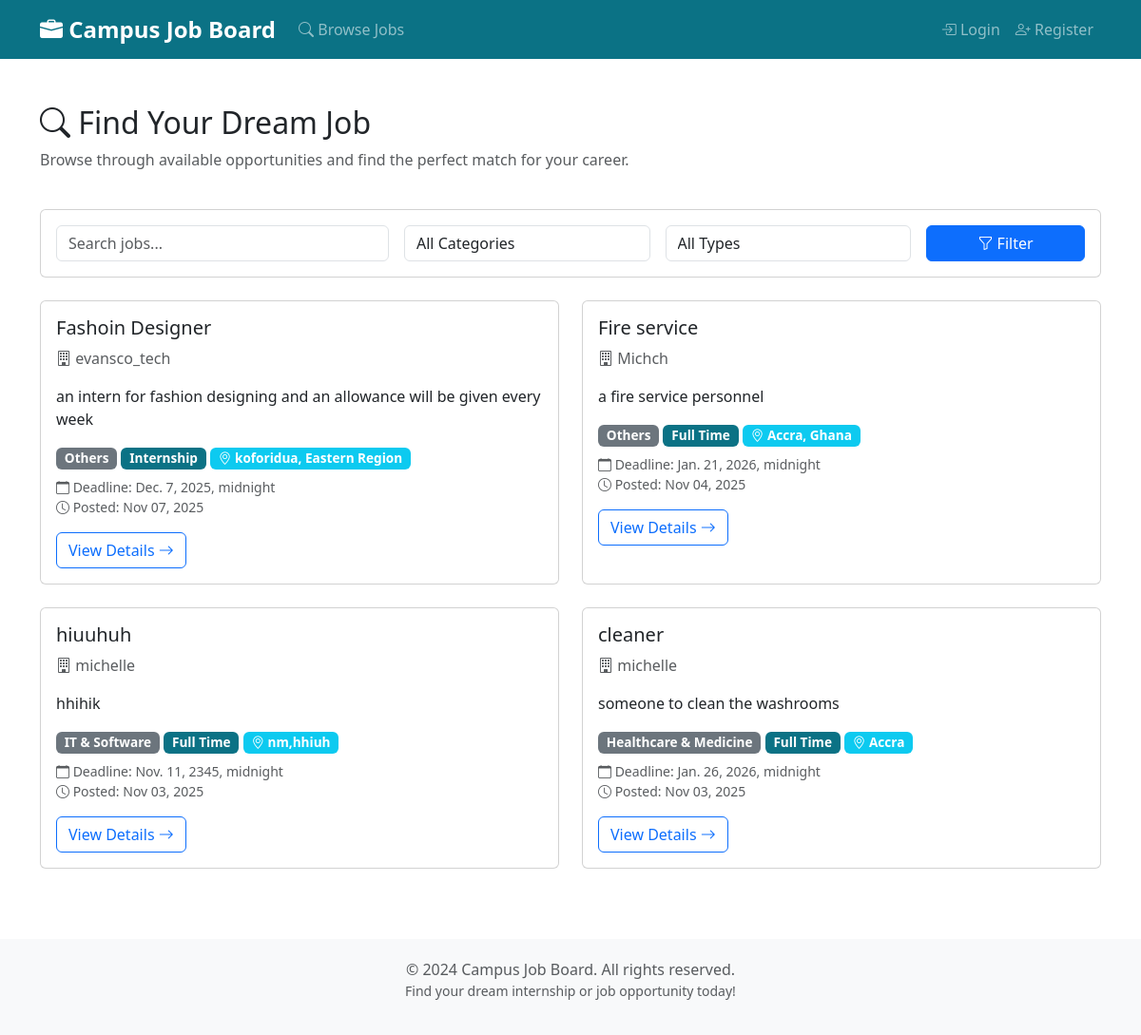
Screenshot of /jobs/ with the database file from the repository.
### jobs/models.py (models this page shows, shortened)
class JobPost(models.Model):
    FULL_TIME = 'FT'
    PART_TIME = 'PT'
    INTERNSHIP = 'INT'
    CONTRACT = 'CON'
    JOB_TYPE_CHOICES = [
        (FULL_TIME, 'Full Time'),
        (PART_TIME, 'Part Time'),
        (INTERNSHIP, 'Internship'),
        (CONTRACT, 'Contract'),
    ]
    IT = 'IT'
    MARKETING = 'MKT'
    FINANCE = 'FIN'
    SALES = 'SLS'
    HR = 'HR'
    ENGINEERING = 'ENG'
    EDUCATION = 'EDU'
    HEALTHCARE = 'HLT'
    MEDIA = 'MED'
    LAW = 'LAW'
    CONSTRUCTION = 'CON'
    CUSTOMER_SERVICE = 'CS'
    ARCHITECTURE = 'ARC'
    ACCOUNTING = 'ACC'
    OTHER = 'OTH'
    CATEGORY_CHOICES = [
        (IT, 'IT & Software'),
        (FINANCE, 'Finance & Accounting'),
        (ACCOUNTING, 'Accounting'),
        (MARKETING, 'Marketing & Sales'),
        (SALES, 'Sales'),
        (EDUCATION, 'Education & Training'),
        (ENGINEERING, 'Engineering'),
        (ARCHITECTURE, 'Architecture'),
        (HEALTHCARE, 'Healthcare & Medicine'),
        (MEDIA, 'Media & Design'),
        (HR, 'Human Resources'),
        (LAW, 'Law & Administration'),
        (CONSTRUCTION, 'Construction & Real Estate'),
        (CUSTOMER_SERVICE, 'Customer Service'),
        (OTHER, 'Others'),
    ]
    CURRENCY_CHOICES = [
        ('USD', 'USD - US Dollar'),
        ('GHS', 'GHS - Ghanaian Cedi'),
        ('EUR', 'EUR - Euro'),
        ('GBP', 'GBP - British Pound'),
        ('NGN', 'NGN - Nigerian Naira'),
        ('KES', 'KES - Kenyan Shilling'),
        ('ZAR', 'ZAR - South African Rand'),
        ('CAD', 'CAD - Canadian Dollar'),
        ('AUD', 'AUD - Australian Dollar'),
    ]
    title = models.CharField(max_length=200)
    company = models.ForeignKey(settings.AUTH_USER_MODEL,
                                on_delete=models.CASCADE,
                                limit_choices_to={'is_company': True},
                                related_name='job_posts')
    description = models.TextField(help_text="Detailed job description")
    requirements = models.TextField(
        help_text="Required qualifications and skills")
    location = models.CharField(max_length=200)
    latitude = models.DecimalField(
        max_digits=9,
        decimal_places=6,
        null=True,
        blank=True,
        help_text="Latitude for live location (optional, requires user permission)"
    )
    longitude = models.DecimalField(
        max_digits=9,
        decimal_places=6,
        null=True,
        blank=True,
        help_text="Longitude for live location (optional, requires user permission)"
    )
    category = models.CharField(max_length=3,
                                choices=CATEGORY_CHOICES,
                                default=IT)
    job_type = models.CharField(max_length=3,
                                choices=JOB_TYPE_CHOICES,
                                default=FULL_TIME)
    date_posted = models.DateTimeField(default=timezone.now)
    deadline = models.DateTimeField(help_text="Application deadline (date and time)")
    salary = models.DecimalField(max_digits=10,
                                 decimal_places=2,
                                 null=True,
                                 blank=True,
                                 help_text="Salary range (optional)")
    currency = models.CharField(max_length=3,
                                choices=CURRENCY_CHOICES,
                                default='USD',
                                help_text="Currency for salary")
    image = models.ImageField(
        upload_to='job_images/',
        null=True,
        blank=True,
        help_text="Optional image for the job posting")
    is_approved = models.BooleanField(
        default=False, help_text="Whether this job post is approved by admin")
    class Meta:
        ordering = ['-date_posted']
        indexes = [
            models.Index(fields=['-date_posted']),
            models.Index(fields=['category']),
            models.Index(fields=['job_type']),
        ]

### users/models.py (models this page shows, shortened)
class CustomUser(AbstractUser):
    is_company = models.BooleanField(
        default=False,
        help_text="Designates whether this user is a company/employer")
    id_document = models.FileField(
        upload_to='user_ids/',
        null=True,
        blank=True,
        help_text='Upload an identification document (image or PDF) for verification')
    institution = models.CharField(
        max_length=255,
        help_text='Enter your school or company name for verification',
        null=True,
        blank=True
    )
    PENDING = 'P'
    VERIFIED = 'V'
    REJECTED = 'R'
    VERIFICATION_STATUS_CHOICES = [
        (PENDING, 'Pending'),
        (VERIFIED, 'Verified'),
        (REJECTED, 'Rejected'),
    ]
    verification_status = models.CharField(
        max_length=1,
        choices=VERIFICATION_STATUS_CHOICES,
        default=PENDING,
        help_text='Status of identity verification')
    email_verified = models.BooleanField(
        default=False,
        help_text='Whether the user has verified their email address')
    email_verification_token = models.CharField(
        max_length=6,
        null=True,
        blank=True,
        help_text='Temporary token for email verification')
    phone_number = models.CharField(
        max_length=20,
        null=True,
        blank=True,
        unique=False,
        help_text='Phone number in international format, e.g. +14155552671')
    phone_verified = models.BooleanField(
        default=False,
        help_text='Whether the user has verified their phone number')

### jobs/views.py (the view)
# urls.py: path('jobs/', views.JobListView.as_view(), name='job_list'),
class JobListView(ListView):
    model = JobPost
    template_name = 'jobs/job_list.html'
    context_object_name = 'jobs'
    paginate_by = 10
    def get_queryset(self):
        user = self.request.user
        if user.is_superuser:
            queryset = JobPost.objects.all()
        elif user.is_authenticated and hasattr(user, 'is_company') and user.is_company:
            queryset = JobPost.objects.filter(company=user)
        else:
            queryset = JobPost.objects.filter(is_approved=True)
        search_query = self.request.GET.get('search')
        if search_query:
            queryset = queryset.filter(
                Q(title__icontains=search_query)
                | Q(description__icontains=search_query)
                | Q(location__icontains=search_query))
        category = self.request.GET.get('category')
        if category:
            queryset = queryset.filter(category=category)
        job_type = self.request.GET.get('job_type')
        if job_type:
            queryset = queryset.filter(job_type=job_type)
        return queryset.order_by('-date_posted')
    def get_context_data(self, **kwargs):
        context = super().get_context_data(**kwargs)
        context['search_query'] = self.request.GET.get('search', '')
        context['category_filter'] = self.request.GET.get('category', '')
        context['job_type_filter'] = self.request.GET.get('job_type', '')
        context['categories'] = JobPost.CATEGORY_CHOICES
        context['job_types'] = JobPost.JOB_TYPE_CHOICES
        return context

### jobs/context_processors.py (called while the page is built, shortened)
def notification_counts(request):
    company_unread = 0
    applicant_unread = 0
    user = getattr(request, 'user', None)
    return {
        'company_unread_count': company_unread,
        'applicant_unread_count': applicant_unread,
    }

### notifications/context_processors.py (called while the page is built)
def notification_context(request):
    if request.user.is_authenticated:
        unread_count = Notification.objects.filter(
            recipient=request.user,
            is_read=False
        ).count()
        return {'notification_count': unread_count}
    return {'notification_count': 0}

### jobs/templates/jobs/job_list.html (shortened to what this page needs)
{% extends 'base.html' %}
{% block content %}
<div class="row mb-4">
    <div class="col-md-8">
        <h2><i class="bi bi-search"></i> Find Your Dream Job</h2>
        <p class="text-muted">Browse through available opportunities and find the perfect match for your career.</p>
    </div>
    <div class="col-md-4 text-end">
    </div>
</div>
<div class="card mb-4">
    <div class="card-body">
        <form method="get" class="row g-3">
            <div class="col-md-4">
                <input type="text" class="form-control" name="search"
                       placeholder="Search jobs..." value="{{ search_query }}">
            </div>
            <div class="col-md-3">
                <select name="category" class="form-control">
                    <option value="">All Categories</option>
                </select>
            </div>
            <div class="col-md-3">
                <select name="job_type" class="form-control">
                    <option value="">All Types</option>
                </select>
            </div>
            <div class="col-md-2">
                <button type="submit" class="btn btn-primary w-100">
                    <i class="bi bi-funnel"></i> Filter
                </button>
            </div>
        </form>
    </div>
</div>
{% if jobs %}
    <div class="row">
        {% for job in jobs %}
            <div class="col-md-6 mb-4">
                <div class="card job-card h-100">
                    <div class="card-body">
                        <h5 class="card-title">{{ job.title }}</h5>
                        <p class="card-text text-muted">
                            <i class="bi bi-building"></i> {{ job.company.username }}
                        </p>
                        <p class="card-text">
                            {{ job.description|truncatewords:30 }}
                        </p>
                        <div class="mb-2">
                            <span class="badge bg-secondary job-type-badge">{{ job.get_category_display }}</span>
                            <span class="badge bg-primary job-type-badge">{{ job.get_job_type_display }}</span>
                            <span class="badge bg-info job-type-badge">
                                <i class="bi bi-geo-alt"></i> {{ job.location }}
                            </span>
                        </div>
                        <p class="text-muted small mb-3">
                            <i class="bi bi-calendar"></i> Deadline: {{ job.deadline }}
                            <br>
                            <i class="bi bi-clock"></i> Posted: {{ job.date_posted|date:"M d, Y" }}
                        </p>
                        <a href="{% url 'jobs:job_detail' job.pk %}" class="btn btn-outline-primary">
                            View Details <i class="bi bi-arrow-right"></i>
                        </a>
                    </div>
                </div>
            </div>
        {% endfor %}
    </div>
{% else %}
    <div class="alert alert-info">
        <h5><i class="bi bi-info-circle"></i> No Jobs Found</h5>
        <p>Sorry, there are no jobs matching your criteria. Try adjusting your search filters.</p>
    </div>
{% endif %}
{% endblock %}

### templates/base.html (style rules this page uses)
:root { --bs-primary: #0b7285; --bs-primary-rgb: 11,114,133; }
.job-card { transition: transform 0.2s; }
.job-type-badge { font-size: 0.85rem; }

### rows the page displays
JobPost: title "Fashoin Designer", company.username "evansco_tech", description "an intern for fashion designing and an allowance will be given every week", category "Others", job_type "Internship", location "koforidua, Eastern Region", deadline "Dec. 7, 2025, midnight", date_posted "Nov 07, 2025"
JobPost: title "Fire service", company.username "Michch", description "a fire service personnel", category "Others", job_type "Full Time", location "Accra, Ghana", deadline "Jan. 21, 2026, midnight", date_posted "Nov 04, 2025"
JobPost: title "hiuuhuh", company.username "michelle", description "hhihik", category "IT & Software", job_type "Full Time", location "nm,hhiuh", deadline "Nov. 11, 2345, midnight", date_posted "Nov 03, 2025"
JobPost: title "cleaner", company.username "michelle", description "someone to clean the washrooms", category "Healthcare & Medicine", job_type "Full Time", location "Accra", deadline "Jan. 26, 2026, midnight", date_posted "Nov 03, 2025"
